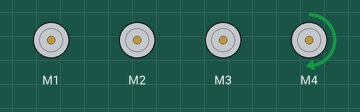
Simulated run of this sketch. Board: Arduino Uno, built with avr-gcc and run on an emulated ATmega328P. Parts: 4 × DC motor (green arrow = forward, orange = backward, longer = faster).

Above: at 0.1 s.
Timing chart, 0 to 1.6 s (numbered marks = the images above):
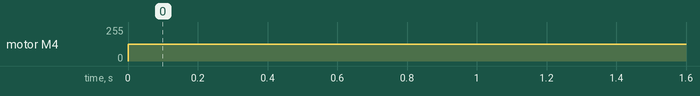

Measured:
- by itself, motor M4: stopped → forward 127/255 at 0.00 s

The sketch:

test_mech_kit.ino
```cpp
#include <Wire.h>
#include <Adafruit_MotorShield.h>
#include <Servo.h>
// Erstellen einer Instanz des Motorschields
Adafruit_MotorShield AFMS = Adafruit_MotorShield();
Adafruit_DCMotor *motor1 = AFMS.getMotor(1);
Adafruit_DCMotor *motor2 = AFMS.getMotor(2);
Adafruit_DCMotor *motor3 = AFMS.getMotor(3);
Adafruit_DCMotor *motor4 = AFMS.getMotor(4);
// Create Servo objects für belastungstest
Servo servo1;
Servo servo2;

void setup() {
  // Initialisieren des Motorschields
  AFMS.begin();
  // Anfangsgeschwindigkeit setzen (von 0 bis 255)
  motor1->setSpeed(0);
  motor2->setSpeed(0);
  motor3->setSpeed(0);
  motor4->setSpeed(0);
  // Anfangsrichtung setzen
  motor1->run(FORWARD);
  motor2->run(FORWARD);
  motor3->run(FORWARD);
  motor4->run(FORWARD);
}

void loop() {
  float desiredVoltage = 6.0;
  float supplyVoltage = 12.0;
  int speed = (desiredVoltage / supplyVoltage) * 255; // Convert to 0-255 scale

  motor4->setSpeed(speed);


  /*motor4->setSpeed(100);
  motor4->run(FORWARD);
  */
}
```
